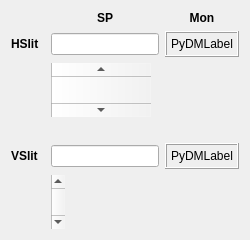
        <widget class="QWidget" name="tab_Slits">
         <attribute name="title">
          <string>Slits</string>
         </attribute>
         <layout class="QGridLayout" name="gridLayout_8">
          <item row="2" column="2">
           <widget class="PyDMScrollBar" name="PyDMScrollBar_HSlit_SP">
            <property name="minimumSize">
             <size>
              <width>100</width>
              <height>0</height>
             </size>
            </property>
            <property name="toolTip">
             <string/>
            </property>
            <property name="whatsThis">
             <string/>
            </property>
           </widget>
          </item>
          <item row="10" column="2">
           <widget class="PyDMScrollBar" name="PyDMScrollBar_VSlit_SP">
            <property name="toolTip">
             <string/>
            </property>
            <property name="whatsThis">
             <string/>
            </property>
           </widget>
          </item>
          <item row="0" column="2">
           <widget class="QLabel" name="label_3">
            <property name="styleSheet">
             <string notr="true">font-weight:bold;</string>
            </property>
            <property name="text">
             <string>SP</string>
            </property>
            <property name="alignment">
             <set>Qt::AlignCenter</set>
            </property>
           </widget>
          </item>
          <item row="9" column="2">
           <widget class="PyDMLineEdit" name="PyDMLineEdit_VSlit_SP">
            <property name="maximumSize">
             <size>
              <width>160</width>
              <height>16777215</height>
             </size>
            </property>
            <property name="toolTip">
             <string/>
            </property>
            <property name="whatsThis">
             <string>
    Writeable text field to send and display channel values
    </string>
            </property>
            <property name="showUnits" stdset="0">
             <bool>false</bool>
            </property>
           </widget>
          </item>
          <item row="1" column="2">
           <widget class="PyDMLineEdit" name="PyDMLineEdit_HSlit_SP">
            <property name="maximumSize">
             <size>
              <width>16777215</width>
              <height>16777215</height>
             </size>
            </property>
            <property name="toolTip">
             <string/>
            </property>
            <property name="whatsThis">
             <string>
    Writeable text field to send and display channel values
    </string>
            </property>
            <property name="showUnits" stdset="0">
             <bool>false</bool>
            </property>
           </widget>
          </item>
          <item row="7" column="0" colspan="3">
           <spacer name="verticalSpacer">
            <property name="orientation">
             <enum>Qt::Vertical</enum>
            </property>
            <property name="sizeType">
             <enum>QSizePolicy::Maximum</enum>
            </property>
            <property name="sizeHint" stdset="0">
             <size>
              <width>20</width>
              <height>20</height>
             </size>
            </property>
           </spacer>
          </item>
          <item row="1" column="0">
           <widget class="QLabel" name="label_HSlit_RB">
            <property name="styleSheet">
             <string notr="true">font-weight:bold;</string>
            </property>
            <property name="text">
             <string>HSlit</string>
            </property>
           </widget>
          </item>
          <item row="9" column="0">
           <widget class="QLabel" name="label_VSlit_RB">
            <property name="styleSheet">
             <string notr="true">font-weight:bold;</string>
            </property>
            <property name="text">
             <string>VSlit</string>
            </property>
           </widget>
          </item>
          <item row="1" column="3">
           <widget class="QFrame" name="frame_HSlit">
            <property name="frameShape">
             <enum>QFrame::Box</enum>
            </property>
            <property name="frameShadow">
             <enum>QFrame::Raised</enum>
            </property>
            <layout class="QVBoxLayout" name="verticalLayout_31">
             <property name="spacing">
              <number>4</number>
             </property>
             <property name="leftMargin">
              <number>4</number>
             </property>
             <property name="topMargin">
              <number>4</number>
             </property>
             <property name="rightMargin">
              <number>4</number>
             </property>
             <property name="bottomMargin">
              <number>4</number>
             </property>
             <item>
              <widget class="PyDMLabel" name="PyDMLabel_HSlit_RB">
               <property name="maximumSize">
                <size>
                 <width>160</width>
                 <height>16777215</height>
                </size>
               </property>
               <property name="toolTip">
                <string/>
               </property>
               <property name="whatsThis">
                <string/>
               </property>
               <property name="text">
                <string>PyDMLabel</string>
               </property>
              </widget>
             </item>
            </layout>
           </widget>
          </item>
          <item row="9" column="3">
           <widget class="QFrame" name="frame_VSlit">
            <property name="frameShape">
             <enum>QFrame::Box</enum>
            </property>
            <property name="frameShadow">
             <enum>QFrame::Raised</enum>
            </property>
            <layout class="QVBoxLayout" name="verticalLayout_29">
             <property name="spacing">
              <number>4</number>
             </property>
             <property name="leftMargin">
              <number>4</number>
             </property>
             <property name="topMargin">
              <number>4</number>
             </property>
             <property name="rightMargin">
              <number>4</number>
             </property>
             <property name="bottomMargin">
              <number>4</number>
             </property>
             <item>
              <widget class="PyDMLabel" name="PyDMLabel_VSlit_RB">
               <property name="maximumSize">
                <size>
                 <width>160</width>
                 <height>16777215</height>
                </size>
               </property>
               <property name="toolTip">
                <string/>
               </property>
               <property name="whatsThis">
                <string/>
               </property>
               <property name="text">
                <string>PyDMLabel</string>
               </property>
              </widget>
             </item>
            </layout>
           </widget>
          </item>
          <item row="0" column="3">
           <widget class="QLabel" name="label_2">
            <property name="styleSheet">
             <string notr="true">font-weight:bold;</string>
            </property>
            <property name="text">
             <string>Mon</string>
            </property>
            <property name="alignment">
             <set>Qt::AlignCenter</set>
            </property>
           </widget>
          </item>
         </layout>
        </widget>
